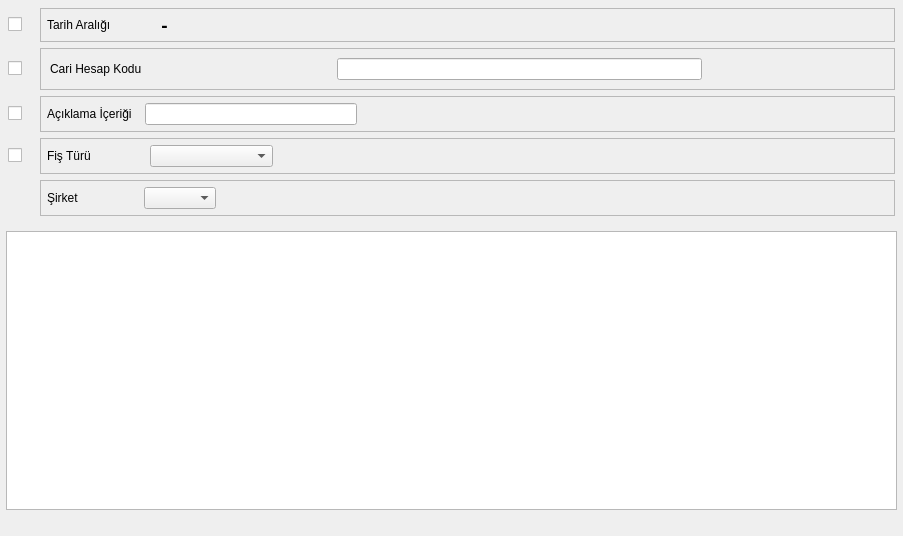
<?xml version="1.0" encoding="UTF-8"?>
<ui version="4.0">
 <class>STOK_FISI_ARAMA</class>
 <widget class="QDialog" name="STOK_FISI_ARAMA">
  <property name="geometry">
   <rect>
    <x>0</x>
    <y>0</y>
    <width>903</width>
    <height>536</height>
   </rect>
  </property>
  <property name="sizePolicy">
   <sizepolicy hsizetype="Expanding" vsizetype="Expanding">
    <horstretch>0</horstretch>
    <verstretch>0</verstretch>
   </sizepolicy>
  </property>
  <property name="minimumSize">
   <size>
    <width>717</width>
    <height>315</height>
   </size>
  </property>
  <property name="windowTitle">
   <string>STOK FİŞi ARAMA</string>
  </property>
  <layout class="QGridLayout" name="gridLayout_7">
   <property name="margin">
    <number>6</number>
   </property>
   <item row="0" column="0">
    <layout class="QGridLayout" name="gridLayout_6" rowstretch="10,20,1" columnstretch="2,3">
     <item row="0" column="0" colspan="2">
      <widget class="QFrame" name="main_frame">
       <property name="sizePolicy">
        <sizepolicy hsizetype="Expanding" vsizetype="Expanding">
         <horstretch>0</horstretch>
         <verstretch>0</verstretch>
        </sizepolicy>
       </property>
       <property name="frameShape">
        <enum>QFrame::NoFrame</enum>
       </property>
       <property name="frameShadow">
        <enum>QFrame::Raised</enum>
       </property>
       <property name="lineWidth">
        <number>0</number>
       </property>
       <layout class="QGridLayout" name="gridLayout_2" rowstretch="40,80,10,0,0">
        <property name="leftMargin">
         <number>2</number>
        </property>
        <property name="topMargin">
         <number>2</number>
        </property>
        <property name="rightMargin">
         <number>2</number>
        </property>
        <item row="0" column="0">
         <widget class="QCheckBox" name="checkBox_tarih_araligi">
          <property name="sizePolicy">
           <sizepolicy hsizetype="Fixed" vsizetype="Fixed">
            <horstretch>0</horstretch>
            <verstretch>0</verstretch>
           </sizepolicy>
          </property>
          <property name="minimumSize">
           <size>
            <width>26</width>
            <height>0</height>
           </size>
          </property>
          <property name="text">
           <string/>
          </property>
         </widget>
        </item>
        <item row="0" column="1">
         <widget class="QFrame" name="frame_tarih_araligi">
          <property name="sizePolicy">
           <sizepolicy hsizetype="Expanding" vsizetype="Fixed">
            <horstretch>0</horstretch>
            <verstretch>0</verstretch>
           </sizepolicy>
          </property>
          <property name="frameShape">
           <enum>QFrame::StyledPanel</enum>
          </property>
          <property name="frameShadow">
           <enum>QFrame::Raised</enum>
          </property>
          <layout class="QGridLayout" name="gridLayout_3" columnstretch="1,0,0,0,0">
           <property name="margin">
            <number>6</number>
           </property>
           <item row="0" column="0">
            <widget class="QLabel" name="label_3">
             <property name="sizePolicy">
              <sizepolicy hsizetype="Fixed" vsizetype="Fixed">
               <horstretch>0</horstretch>
               <verstretch>0</verstretch>
              </sizepolicy>
             </property>
             <property name="text">
              <string>Tarih Aralığı          </string>
             </property>
            </widget>
           </item>
           <item row="0" column="2">
            <widget class="QLabel" name="label_2">
             <property name="sizePolicy">
              <sizepolicy hsizetype="Fixed" vsizetype="Ignored">
               <horstretch>0</horstretch>
               <verstretch>0</verstretch>
              </sizepolicy>
             </property>
             <property name="font">
              <font>
               <pointsize>14</pointsize>
               <weight>75</weight>
               <bold>true</bold>
              </font>
             </property>
             <property name="text">
              <string> - </string>
             </property>
            </widget>
           </item>
           <item row="0" column="4">
            <spacer name="horizontalSpacer_2">
             <property name="orientation">
              <enum>Qt::Horizontal</enum>
             </property>
             <property name="sizeHint" stdset="0">
              <size>
               <width>40</width>
               <height>20</height>
              </size>
             </property>
            </spacer>
           </item>
           <item row="0" column="1">
            <widget class="QAdakDate" name="adakDate_baslangic_tarihi">
             <property name="whatsThis">
              <string>Tarih WidgetÄ± </string>
             </property>
             <property name="QAdakDate" stdset="0">
              <rect>
               <x>0</x>
               <y>0</y>
               <width>100</width>
               <height>100</height>
              </rect>
             </property>
            </widget>
           </item>
           <item row="0" column="3">
            <widget class="QAdakDate" name="adakDate_bitis_tarihi">
             <property name="whatsThis">
              <string>Tarih WidgetÄ± </string>
             </property>
             <property name="QAdakDate" stdset="0">
              <rect>
               <x>0</x>
               <y>0</y>
               <width>100</width>
               <height>100</height>
              </rect>
             </property>
            </widget>
           </item>
          </layout>
         </widget>
        </item>
        <item row="2" column="0">
         <widget class="QCheckBox" name="checkBox_aciklama_icerigi">
          <property name="sizePolicy">
           <sizepolicy hsizetype="Fixed" vsizetype="Fixed">
            <horstretch>0</horstretch>
            <verstretch>0</verstretch>
           </sizepolicy>
          </property>
          <property name="minimumSize">
           <size>
            <width>26</width>
            <height>0</height>
           </size>
          </property>
          <property name="text">
           <string/>
          </property>
         </widget>
        </item>
        <item row="2" column="1">
         <widget class="QFrame" name="frame_aciklama_icerigi">
          <property name="sizePolicy">
           <sizepolicy hsizetype="Expanding" vsizetype="Fixed">
            <horstretch>0</horstretch>
            <verstretch>0</verstretch>
           </sizepolicy>
          </property>
          <property name="frameShape">
           <enum>QFrame::StyledPanel</enum>
          </property>
          <property name="frameShadow">
           <enum>QFrame::Raised</enum>
          </property>
          <layout class="QGridLayout" name="gridLayout_4" columnstretch="1,20,50">
           <property name="margin">
            <number>6</number>
           </property>
           <item row="0" column="0">
            <widget class="QLabel" name="label">
             <property name="sizePolicy">
              <sizepolicy hsizetype="Fixed" vsizetype="Fixed">
               <horstretch>0</horstretch>
               <verstretch>0</verstretch>
              </sizepolicy>
             </property>
             <property name="text">
              <string>Açıklama İçeriği  </string>
             </property>
            </widget>
           </item>
           <item row="0" column="1">
            <widget class="QLineEdit" name="lineEdit_aciklama_icerigi"/>
           </item>
           <item row="0" column="2">
            <spacer name="horizontalSpacer_11">
             <property name="orientation">
              <enum>Qt::Horizontal</enum>
             </property>
             <property name="sizeHint" stdset="0">
              <size>
               <width>40</width>
               <height>20</height>
              </size>
             </property>
            </spacer>
           </item>
          </layout>
         </widget>
        </item>
        <item row="3" column="0">
         <widget class="QCheckBox" name="checkBox_fis_turu">
          <property name="sizePolicy">
           <sizepolicy hsizetype="Fixed" vsizetype="Fixed">
            <horstretch>0</horstretch>
            <verstretch>0</verstretch>
           </sizepolicy>
          </property>
          <property name="text">
           <string/>
          </property>
         </widget>
        </item>
        <item row="3" column="1">
         <widget class="QFrame" name="frame_fis_turu">
          <property name="sizePolicy">
           <sizepolicy hsizetype="Expanding" vsizetype="Fixed">
            <horstretch>0</horstretch>
            <verstretch>0</verstretch>
           </sizepolicy>
          </property>
          <property name="frameShape">
           <enum>QFrame::StyledPanel</enum>
          </property>
          <property name="frameShadow">
           <enum>QFrame::Raised</enum>
          </property>
          <layout class="QGridLayout" name="gridLayout_5" columnstretch="1,10,50">
           <property name="sizeConstraint">
            <enum>QLayout::SetNoConstraint</enum>
           </property>
           <property name="margin">
            <number>6</number>
           </property>
           <item row="0" column="0">
            <widget class="QLabel" name="label_fis_turu">
             <property name="sizePolicy">
              <sizepolicy hsizetype="Fixed" vsizetype="Fixed">
               <horstretch>0</horstretch>
               <verstretch>0</verstretch>
              </sizepolicy>
             </property>
             <property name="text">
              <string>Fiş Türü                </string>
             </property>
            </widget>
           </item>
           <item row="0" column="1">
            <widget class="QComboBox" name="comboBox_fis_turu">
             <property name="sizePolicy">
              <sizepolicy hsizetype="Expanding" vsizetype="Fixed">
               <horstretch>0</horstretch>
               <verstretch>0</verstretch>
              </sizepolicy>
             </property>
            </widget>
           </item>
           <item row="0" column="2">
            <spacer name="horizontalSpacer_15">
             <property name="orientation">
              <enum>Qt::Horizontal</enum>
             </property>
             <property name="sizeHint" stdset="0">
              <size>
               <width>40</width>
               <height>20</height>
              </size>
             </property>
            </spacer>
           </item>
          </layout>
         </widget>
        </item>
        <item row="4" column="1">
         <widget class="QFrame" name="frame_fis_filtresi">
          <property name="sizePolicy">
           <sizepolicy hsizetype="Expanding" vsizetype="Fixed">
            <horstretch>0</horstretch>
            <verstretch>0</verstretch>
           </sizepolicy>
          </property>
          <property name="frameShape">
           <enum>QFrame::StyledPanel</enum>
          </property>
          <property name="frameShadow">
           <enum>QFrame::Raised</enum>
          </property>
          <layout class="QGridLayout" name="gridLayout" columnstretch="1,10,50">
           <property name="margin">
            <number>6</number>
           </property>
           <item row="0" column="0">
            <widget class="QLabel" name="label_fis_filtresi">
             <property name="sizePolicy">
              <sizepolicy hsizetype="Fixed" vsizetype="Fixed">
               <horstretch>0</horstretch>
               <verstretch>0</verstretch>
              </sizepolicy>
             </property>
             <property name="text">
              <string>Şirket                  </string>
             </property>
            </widget>
           </item>
           <item row="0" column="1">
            <widget class="QComboBox" name="comboBox_fis_filtresi">
             <property name="sizePolicy">
              <sizepolicy hsizetype="Fixed" vsizetype="Fixed">
               <horstretch>0</horstretch>
               <verstretch>0</verstretch>
              </sizepolicy>
             </property>
            </widget>
           </item>
           <item row="0" column="2">
            <spacer name="horizontalSpacer_3">
             <property name="orientation">
              <enum>Qt::Horizontal</enum>
             </property>
             <property name="sizeHint" stdset="0">
              <size>
               <width>267</width>
               <height>20</height>
              </size>
             </property>
            </spacer>
           </item>
          </layout>
         </widget>
        </item>
        <item row="1" column="0">
         <widget class="QCheckBox" name="checkBox_cari_hesap_kodu">
          <property name="text">
           <string/>
          </property>
         </widget>
        </item>
        <item row="1" column="1">
         <widget class="QFrame" name="frame_cari_hesap_kodu">
          <property name="sizePolicy">
           <sizepolicy hsizetype="Expanding" vsizetype="Fixed">
            <horstretch>0</horstretch>
            <verstretch>0</verstretch>
           </sizepolicy>
          </property>
          <property name="frameShape">
           <enum>QFrame::StyledPanel</enum>
          </property>
          <property name="frameShadow">
           <enum>QFrame::Raised</enum>
          </property>
          <layout class="QGridLayout" name="gridLayout_8" columnstretch="1,5,10,5">
           <item row="0" column="0">
            <widget class="QLabel" name="label_4">
             <property name="sizePolicy">
              <sizepolicy hsizetype="Fixed" vsizetype="Fixed">
               <horstretch>0</horstretch>
               <verstretch>0</verstretch>
              </sizepolicy>
             </property>
             <property name="text">
              <string>Cari Hesap Kodu</string>
             </property>
            </widget>
           </item>
           <item row="0" column="1">
            <widget class="QSearchEdit" name="searchEdit_cari_hesap_kodu">
             <property name="whatsThis">
              <string>Arama widget. </string>
             </property>
             <property name="QSearchEdit" stdset="0">
              <rect>
               <x>0</x>
               <y>0</y>
               <width>100</width>
               <height>100</height>
              </rect>
             </property>
            </widget>
           </item>
           <item row="0" column="2">
            <widget class="QLineEdit" name="lineEdit_cari_hesap_ismi">
             <property name="readOnly">
              <bool>true</bool>
             </property>
            </widget>
           </item>
           <item row="0" column="3">
            <spacer name="horizontalSpacer">
             <property name="orientation">
              <enum>Qt::Horizontal</enum>
             </property>
             <property name="sizeHint" stdset="0">
              <size>
               <width>26</width>
               <height>20</height>
              </size>
             </property>
            </spacer>
           </item>
          </layout>
         </widget>
        </item>
       </layout>
      </widget>
     </item>
     <item row="1" column="0" colspan="2">
      <widget class="QTableWidget" name="tableWidget"/>
     </item>
     <item row="2" column="0" colspan="2">
      <widget class="QWidget" name="widget_batch_buttons" native="true">
       <property name="sizePolicy">
        <sizepolicy hsizetype="Expanding" vsizetype="Expanding">
         <horstretch>0</horstretch>
         <verstretch>0</verstretch>
        </sizepolicy>
       </property>
      </widget>
     </item>
    </layout>
   </item>
  </layout>
 </widget>
 <customwidgets>
  <customwidget>
   <class>QAdakDate</class>
   <extends>QWidget</extends>
   <header>QAdakDate.h</header>
  </customwidget>
  <customwidget>
   <class>QSearchEdit</class>
   <extends>QWidget</extends>
   <header>QSearchEdit.h</header>
  </customwidget>
 </customwidgets>
 <tabstops>
  <tabstop>checkBox_tarih_araligi</tabstop>
  <tabstop>checkBox_cari_hesap_kodu</tabstop>
  <tabstop>searchEdit_cari_hesap_kodu</tabstop>
  <tabstop>lineEdit_cari_hesap_ismi</tabstop>
  <tabstop>checkBox_aciklama_icerigi</tabstop>
  <tabstop>lineEdit_aciklama_icerigi</tabstop>
  <tabstop>checkBox_fis_turu</tabstop>
  <tabstop>comboBox_fis_turu</tabstop>
  <tabstop>comboBox_fis_filtresi</tabstop>
  <tabstop>tableWidget</tabstop>
 </tabstops>
 <resources/>
 <connections/>
</ui>
